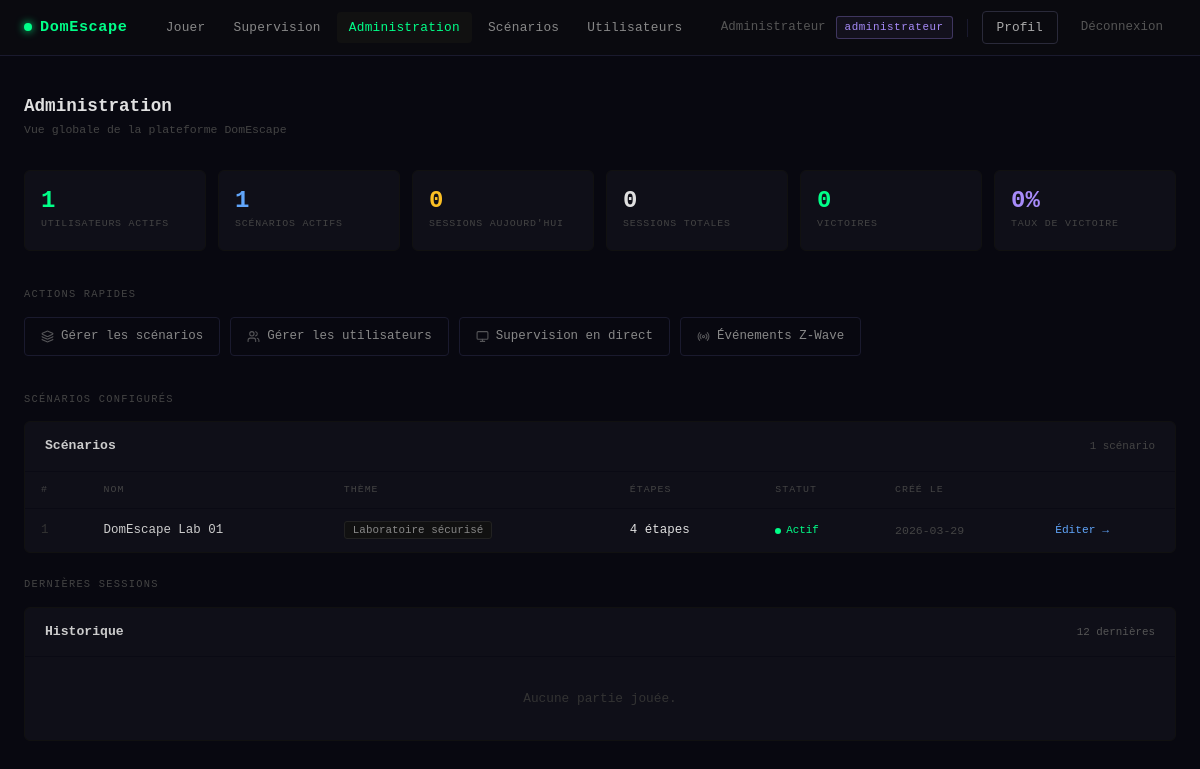
The page /admin/dashboard.php (signed in) on the database its author committed.
### tables this page shows
CREATE TABLE scenario (
    id_scenario  INT AUTO_INCREMENT PRIMARY KEY,
    nom_scenario VARCHAR(150) NOT NULL,
    description  TEXT,
    theme        VARCHAR(100),
    actif        BOOLEAN      DEFAULT TRUE,
    cree_le      TIMESTAMP    DEFAULT CURRENT_TIMESTAMP
);

### core/Auth.php (called while the page is built, shortened)
<?php
class Auth
{
    public static function check(): bool
    {
        return isset($_SESSION['user_id']);
    }
    public static function user(): ?array
    {
        return [
            'id'    => $_SESSION['user_id'],
            'nom'   => $_SESSION['user_nom'],
            'email' => $_SESSION['user_email'],
        ];
    }
    public static function roles(): array
    {
        return $_SESSION['user_roles'] ?? [];
    }
    public static function buildHierarchy(array $assignedRoles): array
    {
        $all = $assignedRoles;
        foreach ($assignedRoles as $role) {
            if (isset(ROLE_HIERARCHY[$role])) {
                foreach (ROLE_HIERARCHY[$role] as $inherited) {
                    if (!in_array($inherited, $all, true)) {
                        $all[] = $inherited;
                    }
                }
            }
        }
        return $all;
    }
}

### admin/dashboard.php (the view, shortened to what this page needs)
<?php
$pdo = getDB();
$statsQ = $pdo->query("
    SELECT
        (SELECT COUNT(*) FROM utilisateur WHERE actif = 1)       AS nb_users,
        (SELECT COUNT(*) FROM scenario WHERE actif = 1)          AS nb_scenarios,
        (SELECT COUNT(*) FROM session WHERE DATE(date_debut) = CURDATE()) AS sessions_today,
        (SELECT COUNT(*) FROM session)                           AS sessions_total,
        (SELECT COUNT(*) FROM session WHERE statut_session = 'en_cours') AS sessions_active,
        (SELECT COUNT(*) FROM session WHERE statut_session = 'gagnee')   AS sessions_won
")->fetch();
$scenarios = $pdo->query("
    SELECT s.*, COUNT(e.id_etape) AS nb_etapes
    FROM scenario s
    LEFT JOIN etape e ON s.id_scenario = e.id_scenario
    GROUP BY s.id_scenario
    ORDER BY s.cree_le DESC
")->fetchAll();
$sessions = $pdo->query("
    SELECT se.*, j.nom_joueur, sc.nom_scenario
    FROM session se
    JOIN joueur   j  ON se.id_joueur   = j.id_joueur
    JOIN scenario sc ON se.id_scenario = sc.id_scenario
    ORDER BY se.date_debut DESC
    LIMIT 12
")->fetchAll();
?>
<!DOCTYPE html>
<html lang="fr">
<head>
    <link href="/domescape/assets/vendor/bootstrap.min.css" rel="stylesheet">
</head>
<body>
<?php require_once __DIR__ . '/../partials/nav.php'; ?>
<div class="admin-wrap">
    <div class="admin-header">
        <div>
            <h1>Administration</h1>
            <p>Vue globale de la plateforme DomEscape</p>
        </div>
    </div>
    <div class="stats-grid">
        <div class="stat-card">
            <div class="stat-card-value"><?= (int)$statsQ['nb_users'] ?></div>
            <div class="stat-card-label">Utilisateurs actifs</div>
        </div>
        <div class="stat-card">
            <div class="stat-card-value blue"><?= (int)$statsQ['nb_scenarios'] ?></div>
            <div class="stat-card-label">Scénarios actifs</div>
        </div>
        <div class="stat-card">
            <div class="stat-card-value yellow"><?= (int)$statsQ['sessions_today'] ?></div>
            <div class="stat-card-label">Sessions aujourd'hui</div>
        </div>
        <div class="stat-card">
            <div class="stat-card-value" style="color:#e0e0e0;"><?= (int)$statsQ['sessions_total'] ?></div>
            <div class="stat-card-label">Sessions totales</div>
        </div>
        <div class="stat-card">
            <div class="stat-card-value" style="color:#00ff88;"><?= (int)$statsQ['sessions_won'] ?></div>
            <div class="stat-card-label">Victoires</div>
        </div>
        <div class="stat-card">
            <?php
            $winRate = $statsQ['sessions_total'] > 0
                ? round(($statsQ['sessions_won'] / $statsQ['sessions_total']) * 100)
                : 0;
            ?>
            <div class="stat-card-value purple"><?= $winRate ?>%</div>
            <div class="stat-card-label">Taux de victoire</div>
        </div>
    </div>
    <div class="section-label">Actions rapides</div>
    <div class="quick-actions">
        <a href="/domescape/admin/scenarios.php" class="qa-btn">
            <i data-lucide="layers" style="width:13px;height:13px;opacity:.6;"></i> Gérer les scénarios
        </a>
        <a href="/domescape/admin/utilisateurs.php" class="qa-btn">
            <i data-lucide="users" style="width:13px;height:13px;opacity:.6;"></i> Gérer les utilisateurs
        </a>
        <a href="/domescape/public/gamemaster.php" class="qa-btn">
            <i data-lucide="monitor" style="width:13px;height:13px;opacity:.6;"></i> Supervision en direct
        </a>
        <a href="/domescape/api/debug_event.php" class="qa-btn" target="_blank">
            <i data-lucide="radio" style="width:13px;height:13px;opacity:.6;"></i> Événements Z-Wave
        </a>
    </div>
    <div class="section-label">Scénarios configurés</div>
    <div class="panel">
        <div class="panel-head">
            <h2>Scénarios</h2>
            <span style="font-size:.68rem;color:#444;"><?= count($scenarios) ?> scénario<?= count($scenarios) > 1 ? 's' : '' ?></span>
        </div>
        <?php if (empty($scenarios)): ?>
            <div style="padding:32px;text-align:center;color:#333;font-size:.8rem;">Aucun scénario configuré.</div>
        <?php else: ?>
        <div style="overflow-x:auto;">
        <table>
            <thead>
                <tr>
                    <th>#</th>
                    <th>Nom</th>
                    <th>Thème</th>
                    <th>Étapes</th>
                    <th>Statut</th>
                    <th>Créé le</th>
                    <th></th>
                </tr>
            </thead>
            <tbody>
            <?php foreach ($scenarios as $s): ?>
                <tr>
                    <td style="color:#333;"><?= (int)$s['id_scenario'] ?></td>
                    <td style="color:#ccc;font-weight:500;"><?= htmlspecialchars($s['nom_scenario'], ENT_QUOTES, 'UTF-8') ?></td>
                    <td>
                        <?php if ($s['theme']): ?>
                            <span style="font-size:.68rem;color:#888;background:#111;border:1px solid #222;padding:2px 8px;border-radius:3px;">
                                <?= htmlspecialchars($s['theme'], ENT_QUOTES, 'UTF-8') ?>
                            </span>
                        <?php else: ?>
                            <span style="color:#333;">—</span>
                        <?php endif; ?>
                    </td>
                    <td style="color:<?= $s['nb_etapes'] > 0 ? '#e0e0e0' : '#444' ?>;">
                        <?= (int)$s['nb_etapes'] ?> étape<?= $s['nb_etapes'] > 1 ? 's' : '' ?>
                    </td>
                    <td>
                        <?php if ($s['actif']): ?>
                            <span style="color:#00ff88;font-size:.68rem;">
                                <span class="active-dot" style="background:#00ff88;"></span>Actif
                            </span>
                        <?php else: ?>
                            <span style="color:#555;font-size:.68rem;">
                                <span class="active-dot" style="background:#555;"></span>Inactif
                            </span>
                        <?php endif; ?>
                    </td>
                    <td style="color:#444;font-size:.72rem;"><?= htmlspecialchars(substr($s['cree_le'],0,10), ENT_QUOTES, 'UTF-8') ?></td>
                    <td><a href="/domescape/admin/scenario_edit.php?id=<?= (int)$s['id_scenario'] ?>" style="font-size:.7rem;color:#60a5fa;text-decoration:none;">Éditer →</a></td>
                </tr>
            <?php endforeach; ?>
            </tbody>
        </table>
        </div>
        <?php endif; ?>
    </div>
    <div class="section-label">Dernières sessions</div>
    <div class="panel">
        <div class="panel-head">
            <h2>Historique</h2>
            <a href="#" style="font-size:.68rem;color:#555;text-decoration:none;">12 dernières</a>
        </div>
        <?php if (empty($sessions)): ?>
            <div style="padding:32px;text-align:center;color:#333;font-size:.8rem;">Aucune partie jouée.</div>
        <?php endif; ?>
    </div>
</div>
</body>
</html>

### partials/nav.php (shortened to what this page needs)
<?php
$_nav_user    = Auth::user();
$_nav_roles   = Auth::buildHierarchy(Auth::roles());
$_nav_isAdmin = in_array(ROLE_ADMINISTRATEUR, $_nav_roles, true);
$_nav_isSuperv= in_array(ROLE_SUPERVISEUR,    $_nav_roles, true);
$_nav_uri     = $_SERVER['REQUEST_URI'] ?? '';
function nav_active(string $path): string {
    global $_nav_uri;
    return (strpos($_nav_uri, $path) !== false) ? 'nav-active' : '';
}
?>
<nav class="dn-nav">
  <div class="dn-nav-inner">
    <a href="/domescape/public/<?= $_nav_user ? 'tableau-de-bord.php' : 'connexion.php' ?>" class="dn-brand">
      <span class="dn-brand-dot"></span>DomEscape
    </a>
    <div class="dn-links">
      <?php if ($_nav_user): ?>
        <a href="/domescape/public/index.php"
           class="<?= nav_active('index.php') ?>">Jouer</a>
        <?php if ($_nav_isSuperv): ?>
          <a href="/domescape/public/gamemaster.php"
             class="<?= nav_active('gamemaster.php') ?>">Supervision</a>
        <?php endif; ?>
        <?php if ($_nav_isAdmin): ?>
          <a href="/domescape/admin/dashboard.php"
             class="<?= nav_active('admin/dashboard') ?>">Administration</a>
          <a href="/domescape/admin/scenarios.php"
             class="<?= nav_active('scenarios') ?>">Scénarios</a>
          <a href="/domescape/admin/utilisateurs.php"
             class="<?= nav_active('utilisateurs') ?>">Utilisateurs</a>
        <?php endif; ?>
      <?php endif; ?>
    </div>
    <div class="dn-right">
      <?php if ($_nav_user): ?>
        <span class="dn-username"><?= htmlspecialchars($_nav_user['nom'], ENT_QUOTES, 'UTF-8') ?></span>
        <?php
        $primaryRole = Auth::roles()[0] ?? null;
        if ($primaryRole): ?>
          <span class="dn-role dn-role-<?= htmlspecialchars($primaryRole, ENT_QUOTES, 'UTF-8') ?>">
            <?= htmlspecialchars($primaryRole, ENT_QUOTES, 'UTF-8') ?>
          </span>
        <?php endif; ?>
        <a href="/domescape/public/profil.php"
           class="dn-btn-login <?= nav_active('profil.php') ?>">Profil</a>
        <a href="/domescape/public/deconnexion.php" class="dn-btn-logout">Déconnexion</a>
      <?php else: ?>
        <a href="/domescape/public/connexion.php" class="dn-btn-login">Connexion</a>
        <a href="/domescape/public/inscription.php" class="dn-btn-register">Créer un compte →</a>
      <?php endif; ?>
    </div>
  </div>
</nav>

### admin/dashboard.php (style rules this page uses)
body { background: #080810; color: #e0e0e0; font-family: 'Courier New', monospace; min-height: 100vh; }
a { color: #00ff88; }
.admin-wrap { max-width: 1200px; margin: 0 auto; padding: 40px 24px 80px; }
.admin-header { display: flex; justify-content: space-between; align-items: center; margin-bottom: 32px; }
.admin-header h1 { font-size: 1.1rem; font-weight: 700; margin: 0; color: #e0e0e0; }
.admin-header p { font-size: .72rem; color: #444; margin: 4px 0 0; }
.stats-grid { display: grid; grid-template-columns: repeat(6, 1fr); gap: 12px; margin-bottom: 36px; }
.stat-card { background: #0f0f18; border: 1px solid #111; border-radius: 6px; padding: 18px 16px; }
.stat-card-value { font-size: 1.5rem; font-weight: 700; color: #00ff88; margin-bottom: 4px; line-height: 1; }
.stat-card-value.blue { color: #60a5fa; }
.stat-card-value.purple { color: #a78bfa; }
.stat-card-value.yellow { color: #fbbf24; }
.stat-card-label { font-size: .62rem; color: #444; letter-spacing: .08em; text-transform: uppercase; }
.quick-actions { display: flex; gap: 10px; flex-wrap: wrap; margin-bottom: 36px; }
.qa-btn { display: inline-flex; align-items: center; gap: 7px; padding: 9px 16px; border: 1px solid #1a1a2e; border-radius: 4px; font-size: .78rem; color: #888; text-decoration: none; transition: border-color .15s, color .15s; font-family: 'Courier New', monospace; }
.section-label { font-size: .65rem; letter-spacing: .12em; color: #444; text-transform: uppercase; margin-bottom: 14px; }
.panel { background: #0f0f18; border: 1px solid #111; border-radius: 6px; margin-bottom: 24px; overflow: hidden; }
.panel-head { display: flex; justify-content: space-between; align-items: center; padding: 16px 20px; border-bottom: 1px solid #0a0a14; }
.panel-head h2 { font-size: .82rem; font-weight: 700; margin: 0; color: #ccc; }
table { width: 100%; border-collapse: collapse; font-size: .78rem; }
th { font-size: .62rem; letter-spacing: .1em; color: #444; text-transform: uppercase; padding: 11px 16px; text-align: left; font-weight: normal; border-bottom: 1px solid #0a0a14; }
td { padding: 12px 16px; border-bottom: 1px solid #0a0a14; vertical-align: middle; }
tbody tr:last-child td { border-bottom: none; }
.active-dot { display: inline-block; width: 6px; height: 6px; border-radius: 50%; margin-right: 5px; vertical-align: middle; }

### partials/nav.php (style rules this page uses)
.dn-nav { background: #0a0a0f; border-bottom: 1px solid #1a1a2e; height: 56px; display: flex; align-items: center; padding: 0 24px; position: sticky; top: 0; z-index: 1000; font-family: 'Courier New', monospace; }
.dn-nav-inner { display: flex; align-items: center; justify-content: space-between; width: 100%; max-width: 1200px; margin: 0 auto; }
.dn-brand { color: #00ff88; font-weight: 700; font-size: .95rem; text-decoration: none; letter-spacing: .04em; display: flex; align-items: center; gap: 8px; flex-shrink: 0; }
.dn-brand-dot { width: 8px; height: 8px; background: #00ff88; border-radius: 50%; box-shadow: 0 0 8px #00ff88; }
.dn-links { display: flex; align-items: center; gap: 4px; }
.dn-links a { color: #888; text-decoration: none; font-size: .8rem; padding: 6px 12px; border-radius: 4px; transition: color .15s, background .15s; letter-spacing: .02em; }
.dn-links a:hover, .dn-links a.nav-active { color: #e0e0e0; background: #111; }
.dn-links a.nav-active { color: #00ff88; }
.dn-right { display: flex; align-items: center; gap: 10px; flex-shrink: 0; }
.dn-role { font-size: .68rem; padding: 2px 8px; border-radius: 3px; border: 1px solid; font-family: 'Courier New', monospace; letter-spacing: .05em; }
.dn-role-administrateur { color: #a78bfa; border-color: rgba(167,139,250,.3); background: rgba(167,139,250,.06); }
.dn-username { font-size: .78rem; color: #555; max-width: 120px; overflow: hidden; text-overflow: ellipsis; white-space: nowrap; }
.dn-btn-login { color: #aaa; text-decoration: none; font-size: .8rem; padding: 6px 14px; border: 1px solid #2a2a3a; border-radius: 4px; transition: border-color .15s, color .15s; }
.dn-btn-logout { color: #555; text-decoration: none; font-size: .78rem; padding: 6px 12px; border: 1px solid transparent; border-radius: 4px; transition: all .15s; }

### rows shown on the page
scenario: id_scenario "1", nom_scenario "DomEscape Lab 01", theme "Laboratoire sécurisé", nb_etapes "4", actif 1 (drawn), cree_le "2026-03-29"

### other values the page prints
$_nav_user['nom'] "Administrateur"
$primaryRole "administrateur"
$statsQ['nb_users'] "1"
$statsQ['nb_scenarios'] "1"
$statsQ['sessions_today'] "0"
$statsQ['sessions_total'] "0"
$statsQ['sessions_won'] "0"
$winRate "0"
count($scenarios) "1"
